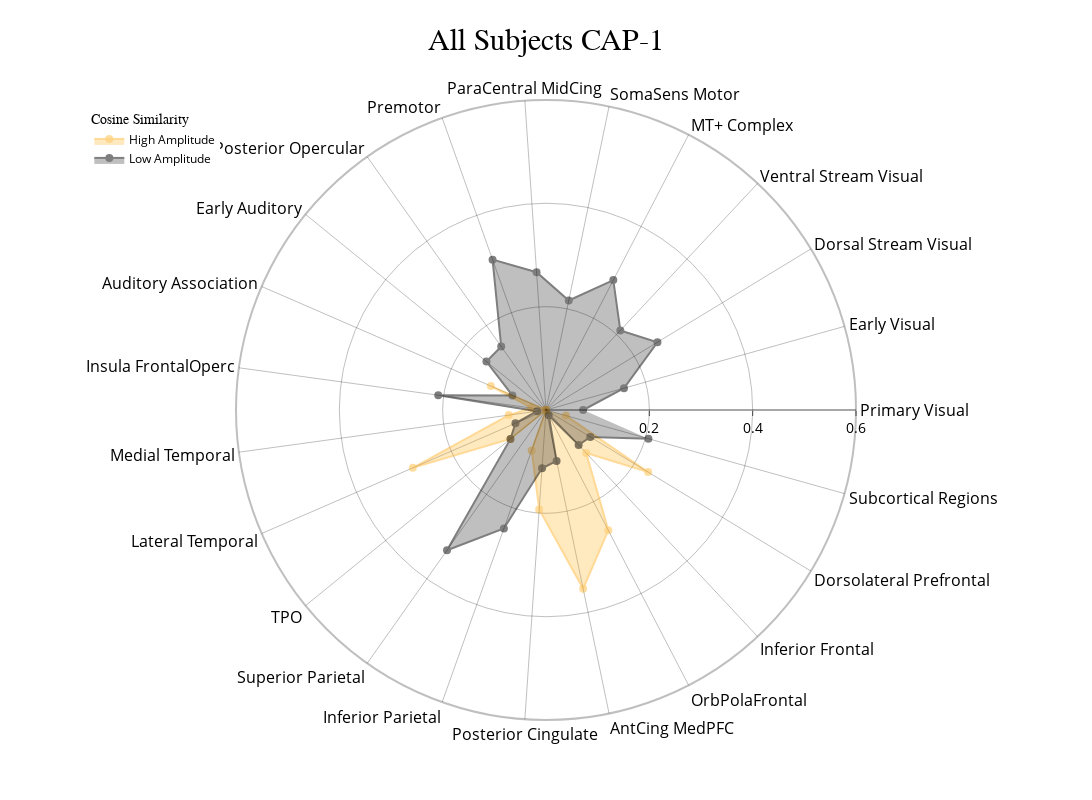
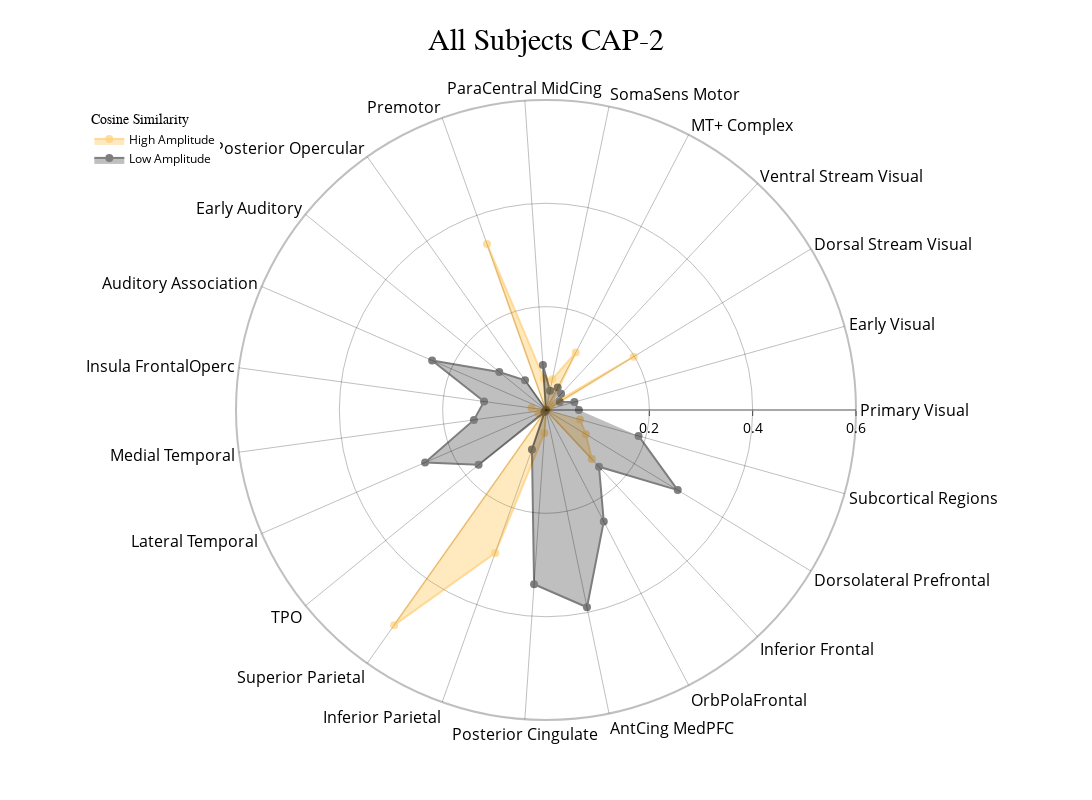
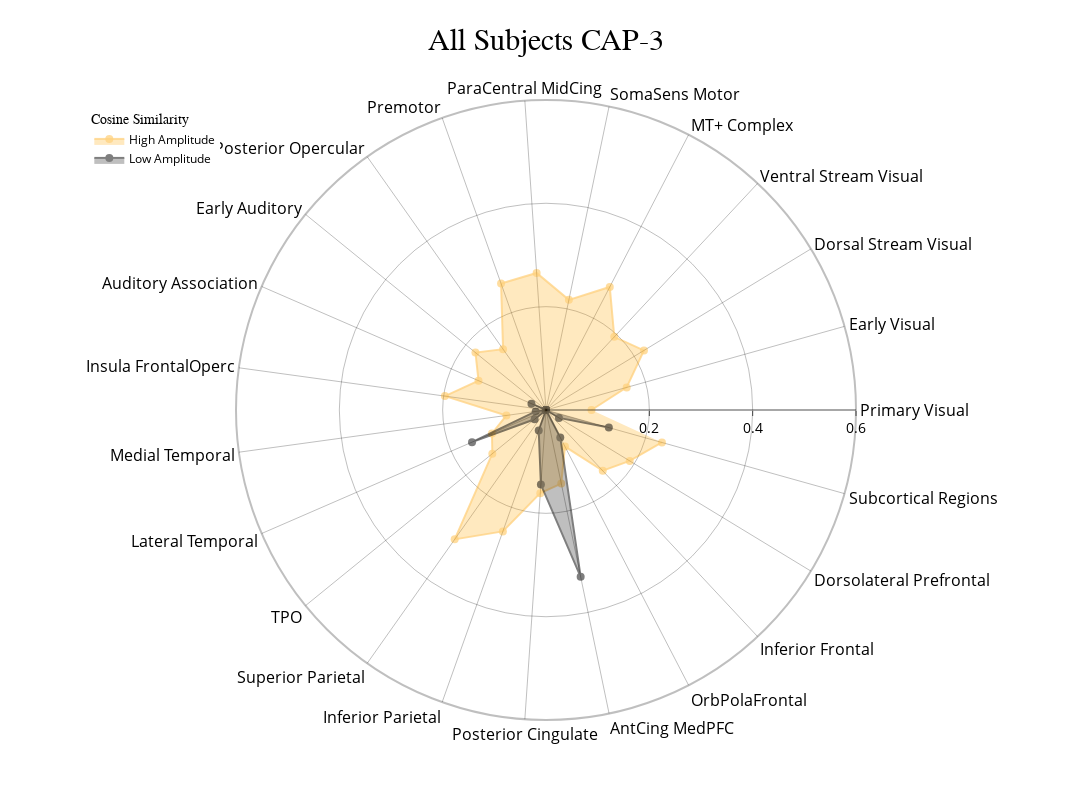
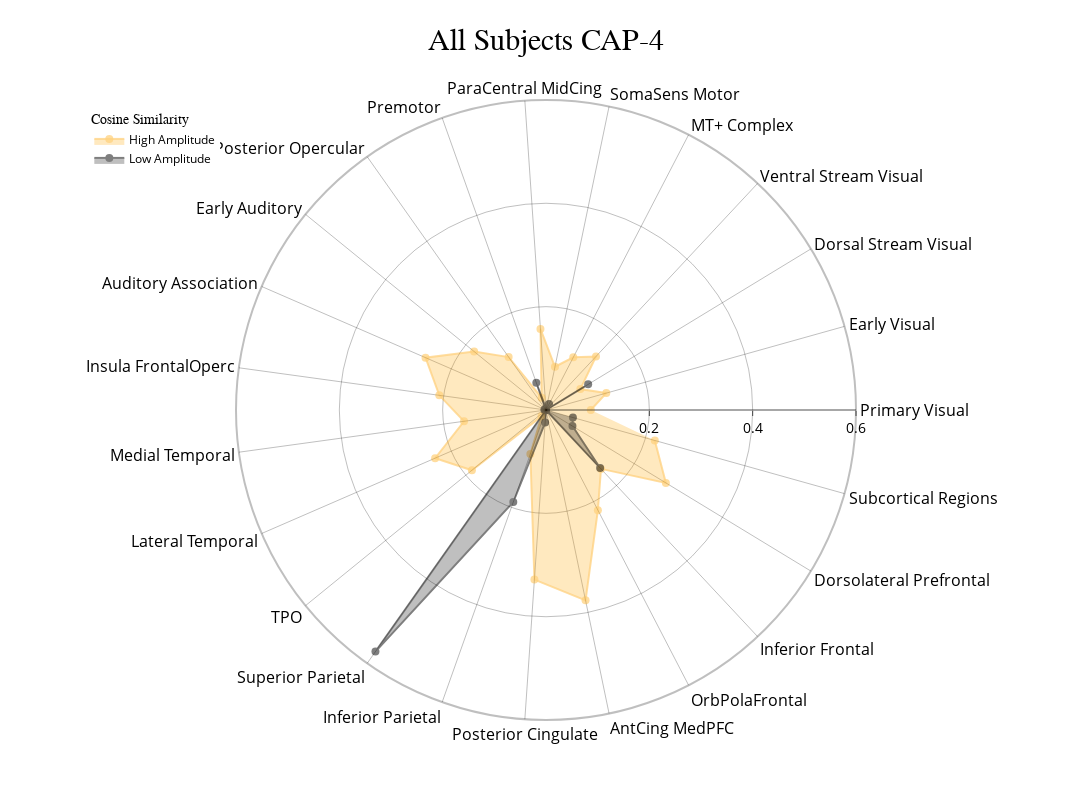

Notebook source saved alongside these figures, in order:
### Code cell
radialaxis = {
    "showline": True,
    "linewidth": 2,
    "linecolor": "rgba(0, 0, 0, 0.25)",
    "gridcolor": "rgba(0, 0, 0, 0.25)",
    "ticks": "outside",
    "tickfont": {"size": 14, "color": "black"},
    "range": [0, 0.6],
    "tickvals": [0.2, "", 0.4, "", 0.6],
}

color_discrete_map = {"High Amplitude": "rgba(255, 165, 0, 0.75)", "Low Amplitude": "black"}

cap_analysis.caps2radar(
    radialaxis=radialaxis,
    fill="toself",
    color_discrete_map=color_discrete_map,
    use_scatterpolar=True,
    output_dir=output_dir,
    as_html=True,
)

### Figure 1 — Plotly figure (JSON) as saved in the notebook; plotly's stock layout.template omitted (floating-point values rounded to 4 significant figures)
{"data": [{"connectgaps": true, "fill": "toself", "line": {"color": "rgba(255, 165, 0, 0.75)", "width": 2}, "marker": {"color": "rgba(255, 165, 0, 0.75)", "size": 8}, "mode": "markers+lines", "name": "High Amplitude", "opacity": 0.5, "r": [0, 0, 0, 0, 0, 0, 0, 0, 0, 0, 0.1164, 0.02855, 0.07279, 0.2811, 0.0888, 0, 0.08297, 0.1929, 0.3533, 0.2622, 0.114, 0.2314, 0.04003], "theta": ["Primary Visual", "Early Visual", "Dorsal Stream Visual", "Ventral Stream Visual", "MT+ Complex", "SomaSens Motor", "ParaCentral MidCing", "Premotor", "Posterior Opercular", "Early Auditory", "Auditory Association", "Insula FrontalOperc", "Medial Temporal", "Lateral Temporal", "TPO", "Superior Parietal", "Inferior Parietal", "Posterior Cingulate", "AntCing MedPFC", "OrbPolaFrontal", "Inferior Frontal", "Dorsolateral Prefrontal", "Subcortical Regions"], "type": "scatterpolar"}, {"connectgaps": true, "fill": "toself", "line": {"color": "black", "width": 2}, "marker": {"color": "black", "size": 8}, "mode": "markers+lines", "name": "Low Amplitude", "opacity": 0.5, "r": [0.0719, 0.1567, 0.2524, 0.2107, 0.2831, 0.2165, 0.2674, 0.3089, 0.1503, 0.1486, 0.0709, 0.2105, 0.0174, 0.06444, 0.08858, 0.3322, 0.2435, 0.113, 0.1008, 0.01134, 0.09259, 0.1003, 0.2058], "theta": ["Primary Visual", "Early Visual", "Dorsal Stream Visual", "Ventral Stream Visual", "MT+ Complex", "SomaSens Motor", "ParaCentral MidCing", "Premotor", "Posterior Opercular", "Early Auditory", "Auditory Association", "Insula FrontalOperc", "Medial Temporal", "Lateral Temporal", "TPO", "Superior Parietal", "Inferior Parietal", "Posterior Cingulate", "AntCing MedPFC", "OrbPolaFrontal", "Inferior Frontal", "Dorsolateral Prefrontal", "Subcortical Regions"], "type": "scatterpolar"}], "layout": {"height": 800, "legend": {"font": {"color": "black", "size": 12}, "title": {"font": {"family": "Times New Roman"}, "text": "Cosine Similarity"}, "x": 0.01, "xanchor": "left", "y": 0.99, "yanchor": "top"}, "polar": {"angularaxis": {"gridcolor": "rgba(0, 0, 0, 0.25)", "linecolor": "rgba(0, 0, 0, 0.25)", "linewidth": 2, "showline": true, "tickfont": {"color": "black", "size": 16}}, "bgcolor": "white", "radialaxis": {"gridcolor": "rgba(0, 0, 0, 0.25)", "linecolor": "rgba(0, 0, 0, 0.25)", "linewidth": 2, "range": [0, 0.6], "showline": true, "tickfont": {"color": "black", "size": 14}, "ticks": "outside", "tickvals": [0.2, "", 0.4, "", 0.6]}}, "showlegend": true, "title": {"font": {"color": "black", "family": "Times New Roman", "size": 30}, "text": "All Subjects CAP-1", "x": 0.5}, "width": 1200}}

### Figure 2 — Plotly figure (JSON) as saved in the notebook; plotly's stock layout.template omitted (floating-point values rounded to 4 significant figures)
{"data": [{"connectgaps": true, "fill": "toself", "line": {"color": "rgba(255, 165, 0, 0.75)", "width": 2}, "marker": {"color": "rgba(255, 165, 0, 0.75)", "size": 8}, "mode": "markers+lines", "name": "High Amplitude", "opacity": 0.5, "r": [0, 0.003715, 0.1986, 0.01303, 0.1253, 0.06088, 0.06088, 0.3411, 0, 0, 0, 0.02835, 0.0002605, 0.01614, 0, 0.5097, 0.2937, 0.04444, 0, 0, 0.1299, 0.09033, 0.06822], "theta": ["Primary Visual", "Early Visual", "Dorsal Stream Visual", "Ventral Stream Visual", "MT+ Complex", "SomaSens Motor", "ParaCentral MidCing", "Premotor", "Posterior Opercular", "Early Auditory", "Auditory Association", "Insula FrontalOperc", "Medial Temporal", "Lateral Temporal", "TPO", "Superior Parietal", "Inferior Parietal", "Posterior Cingulate", "AntCing MedPFC", "OrbPolaFrontal", "Inferior Frontal", "Dorsolateral Prefrontal", "Subcortical Regions"], "type": "scatterpolar"}, {"connectgaps": true, "fill": "toself", "line": {"color": "black", "width": 2}, "marker": {"color": "black", "size": 8}, "mode": "markers+lines", "name": "Low Amplitude", "opacity": 0.5, "r": [0.06363, 0.05702, 0.03107, 0.04273, 0.04909, 0.03808, 0.08717, 0, 0.07046, 0.1167, 0.2403, 0.121, 0.1408, 0.2551, 0.1682, 0.004982, 0.0812, 0.338, 0.39, 0.243, 0.1502, 0.2984, 0.186], "theta": ["Primary Visual", "Early Visual", "Dorsal Stream Visual", "Ventral Stream Visual", "MT+ Complex", "SomaSens Motor", "ParaCentral MidCing", "Premotor", "Posterior Opercular", "Early Auditory", "Auditory Association", "Insula FrontalOperc", "Medial Temporal", "Lateral Temporal", "TPO", "Superior Parietal", "Inferior Parietal", "Posterior Cingulate", "AntCing MedPFC", "OrbPolaFrontal", "Inferior Frontal", "Dorsolateral Prefrontal", "Subcortical Regions"], "type": "scatterpolar"}], "layout": {"height": 800, "legend": {"font": {"color": "black", "size": 12}, "title": {"font": {"family": "Times New Roman"}, "text": "Cosine Similarity"}, "x": 0.01, "xanchor": "left", "y": 0.99, "yanchor": "top"}, "polar": {"angularaxis": {"gridcolor": "rgba(0, 0, 0, 0.25)", "linecolor": "rgba(0, 0, 0, 0.25)", "linewidth": 2, "showline": true, "tickfont": {"color": "black", "size": 16}}, "bgcolor": "white", "radialaxis": {"gridcolor": "rgba(0, 0, 0, 0.25)", "linecolor": "rgba(0, 0, 0, 0.25)", "linewidth": 2, "range": [0, 0.6], "showline": true, "tickfont": {"color": "black", "size": 14}, "ticks": "outside", "tickvals": [0.2, "", 0.4, "", 0.6]}}, "showlegend": true, "title": {"font": {"color": "black", "family": "Times New Roman", "size": 30}, "text": "All Subjects CAP-2", "x": 0.5}, "width": 1200}}

### Figure 3 — Plotly figure (JSON) as saved in the notebook; plotly's stock layout.template omitted (floating-point values rounded to 4 significant figures)
{"data": [{"connectgaps": true, "fill": "toself", "line": {"color": "rgba(255, 165, 0, 0.75)", "width": 2}, "marker": {"color": "rgba(255, 165, 0, 0.75)", "size": 8}, "mode": "markers+lines", "name": "High Amplitude", "opacity": 0.5, "r": [0.08813, 0.1621, 0.2219, 0.1937, 0.2683, 0.2178, 0.2658, 0.2598, 0.1441, 0.176, 0.1424, 0.1974, 0.07744, 0.1141, 0.1339, 0.3065, 0.2493, 0.1613, 0.1455, 0.07968, 0.1609, 0.1897, 0.2331], "theta": ["Primary Visual", "Early Visual", "Dorsal Stream Visual", "Ventral Stream Visual", "MT+ Complex", "SomaSens Motor", "ParaCentral MidCing", "Premotor", "Posterior Opercular", "Early Auditory", "Auditory Association", "Insula FrontalOperc", "Medial Temporal", "Lateral Temporal", "TPO", "Superior Parietal", "Inferior Parietal", "Posterior Cingulate", "AntCing MedPFC", "OrbPolaFrontal", "Inferior Frontal", "Dorsolateral Prefrontal", "Subcortical Regions"], "type": "scatterpolar"}, {"connectgaps": true, "fill": "toself", "line": {"color": "black", "width": 2}, "marker": {"color": "black", "size": 8}, "mode": "markers+lines", "name": "Low Amplitude", "opacity": 0.5, "r": [0, 0, 0, 0, 0, 0, 0, 0, 0, 0, 0.03068, 0, 0.0201, 0.1561, 0.02837, 0, 0.04207, 0.1448, 0.3297, 0.06008, 0, 0.02936, 0.1263], "theta": ["Primary Visual", "Early Visual", "Dorsal Stream Visual", "Ventral Stream Visual", "MT+ Complex", "SomaSens Motor", "ParaCentral MidCing", "Premotor", "Posterior Opercular", "Early Auditory", "Auditory Association", "Insula FrontalOperc", "Medial Temporal", "Lateral Temporal", "TPO", "Superior Parietal", "Inferior Parietal", "Posterior Cingulate", "AntCing MedPFC", "OrbPolaFrontal", "Inferior Frontal", "Dorsolateral Prefrontal", "Subcortical Regions"], "type": "scatterpolar"}], "layout": {"height": 800, "legend": {"font": {"color": "black", "size": 12}, "title": {"font": {"family": "Times New Roman"}, "text": "Cosine Similarity"}, "x": 0.01, "xanchor": "left", "y": 0.99, "yanchor": "top"}, "polar": {"angularaxis": {"gridcolor": "rgba(0, 0, 0, 0.25)", "linecolor": "rgba(0, 0, 0, 0.25)", "linewidth": 2, "showline": true, "tickfont": {"color": "black", "size": 16}}, "bgcolor": "white", "radialaxis": {"gridcolor": "rgba(0, 0, 0, 0.25)", "linecolor": "rgba(0, 0, 0, 0.25)", "linewidth": 2, "range": [0, 0.6], "showline": true, "tickfont": {"color": "black", "size": 14}, "ticks": "outside", "tickvals": [0.2, "", 0.4, "", 0.6]}}, "showlegend": true, "title": {"font": {"color": "black", "family": "Times New Roman", "size": 30}, "text": "All Subjects CAP-3", "x": 0.5}, "width": 1200}}

### Figure 4 — Plotly figure (JSON) as saved in the notebook; plotly's stock layout.template omitted (floating-point values rounded to 4 significant figures)
{"data": [{"connectgaps": true, "fill": "toself", "line": {"color": "rgba(255, 165, 0, 0.75)", "width": 2}, "marker": {"color": "rgba(255, 165, 0, 0.75)", "size": 8}, "mode": "markers+lines", "name": "High Amplitude", "opacity": 0.5, "r": [0.08678, 0.1212, 0.07784, 0.1418, 0.1148, 0.08547, 0.1572, 0.02521, 0.1254, 0.1793, 0.2543, 0.2085, 0.1602, 0.234, 0.1849, 0.01501, 0.09023, 0.329, 0.3762, 0.2183, 0.1559, 0.2716, 0.2187], "theta": ["Primary Visual", "Early Visual", "Dorsal Stream Visual", "Ventral Stream Visual", "MT+ Complex", "SomaSens Motor", "ParaCentral MidCing", "Premotor", "Posterior Opercular", "Early Auditory", "Auditory Association", "Insula FrontalOperc", "Medial Temporal", "Lateral Temporal", "TPO", "Superior Parietal", "Inferior Parietal", "Posterior Cingulate", "AntCing MedPFC", "OrbPolaFrontal", "Inferior Frontal", "Dorsolateral Prefrontal", "Subcortical Regions"], "type": "scatterpolar"}, {"connectgaps": true, "fill": "toself", "line": {"color": "black", "width": 2}, "marker": {"color": "black", "size": 8}, "mode": "markers+lines", "name": "Low Amplitude", "opacity": 0.5, "r": [0, 0, 0.09551, 0, 0.01294, 0, 0.003605, 0.05601, 0, 0, 0, 0.003157, 0, 0, 0, 0.5724, 0.189, 0.02448, 0, 0, 0.1534, 0.05993, 0.05409], "theta": ["Primary Visual", "Early Visual", "Dorsal Stream Visual", "Ventral Stream Visual", "MT+ Complex", "SomaSens Motor", "ParaCentral MidCing", "Premotor", "Posterior Opercular", "Early Auditory", "Auditory Association", "Insula FrontalOperc", "Medial Temporal", "Lateral Temporal", "TPO", "Superior Parietal", "Inferior Parietal", "Posterior Cingulate", "AntCing MedPFC", "OrbPolaFrontal", "Inferior Frontal", "Dorsolateral Prefrontal", "Subcortical Regions"], "type": "scatterpolar"}], "layout": {"height": 800, "legend": {"font": {"color": "black", "size": 12}, "title": {"font": {"family": "Times New Roman"}, "text": "Cosine Similarity"}, "x": 0.01, "xanchor": "left", "y": 0.99, "yanchor": "top"}, "polar": {"angularaxis": {"gridcolor": "rgba(0, 0, 0, 0.25)", "linecolor": "rgba(0, 0, 0, 0.25)", "linewidth": 2, "showline": true, "tickfont": {"color": "black", "size": 16}}, "bgcolor": "white", "radialaxis": {"gridcolor": "rgba(0, 0, 0, 0.25)", "linecolor": "rgba(0, 0, 0, 0.25)", "linewidth": 2, "range": [0, 0.6], "showline": true, "tickfont": {"color": "black", "size": 14}, "ticks": "outside", "tickvals": [0.2, "", 0.4, "", 0.6]}}, "showlegend": true, "title": {"font": {"color": "black", "family": "Times New Roman", "size": 30}, "text": "All Subjects CAP-4", "x": 0.5}, "width": 1200}}
